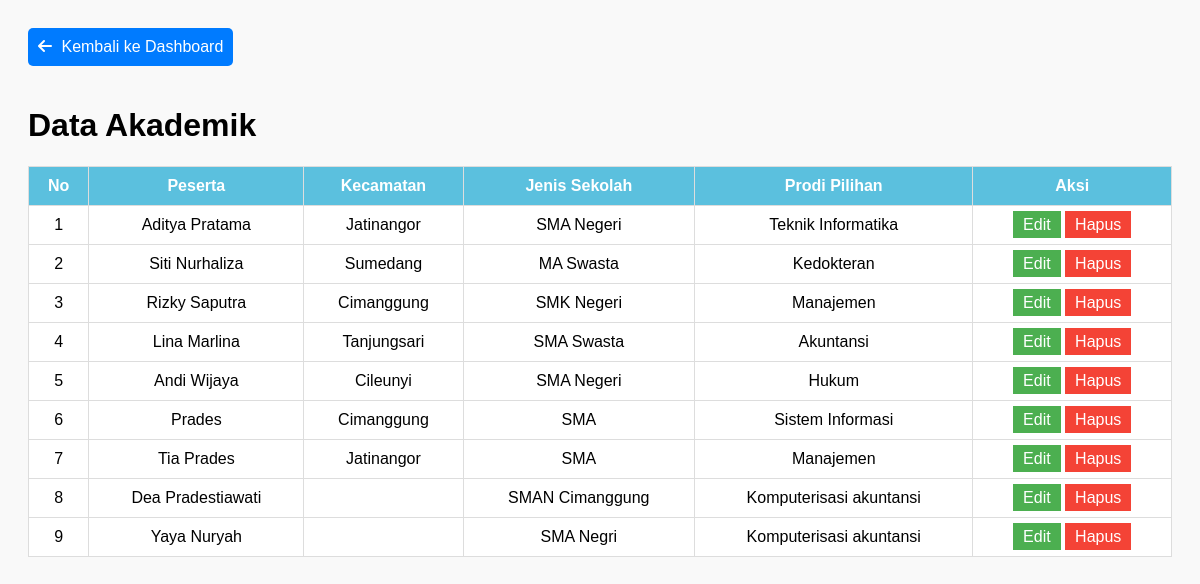
/data_akademik.php, run on the app's committed database.
### tables this page shows
CREATE TABLE `data_pmb` (
  `id` int(11) NOT NULL,
  `peserta` varchar(100) DEFAULT NULL,
  `kecamatan` varchar(100) DEFAULT NULL,
  `jenis_sekolah` varchar(100) DEFAULT NULL,
  `prodi_pilihan` varchar(100) DEFAULT NULL,
  `username` varchar(100) DEFAULT NULL,
  `password` varchar(255) DEFAULT NULL,
  `berkas` varchar(150) DEFAULT NULL,
  `status_tes` varchar(50) DEFAULT NULL,
  `status_bayar` varchar(50) DEFAULT NULL,
  `email` varchar(255) DEFAULT NULL,
  `alamat` varchar(255) DEFAULT NULL
);

### data_akademik.php (the view, shortened to what this page needs)
<?php
$conn = new mysqli("localhost", "root", "", "db_dey");
$sql = "SELECT * FROM data_pmb";
$result = $conn->query($sql);
?>
<!DOCTYPE html>
<html lang="en">
<head>
  <link rel="stylesheet" href="https://cdnjs.cloudflare.com/ajax/libs/font-awesome/6.0.0-beta3/css/all.min.css">
</head>
<body>
  <a href="dashboard.php" class="btn-back"><i class="fas fa-arrow-left"></i> Kembali ke Dashboard</a>
  <h1>Data Akademik</h1>
  <table>
    <thead>
      <tr>
        <th>No</th>
        <th>Peserta</th>
        <th>Kecamatan</th>
        <th>Jenis Sekolah</th>
        <th>Prodi Pilihan</th>
        <th>Aksi</th>
      </tr>
    </thead>
    <tbody>
      <?php
      if ($result->num_rows > 0) {
        $no = 1;
        while ($row = $result->fetch_assoc()) {
          echo "<tr>
                  <td>{$no}</td>
                  <td>{$row['peserta']}</td>
                  <td>{$row['kecamatan']}</td>
                  <td>{$row['jenis_sekolah']}</td>
                  <td>{$row['prodi_pilihan']}</td>
                  <td>
                    <a href='edit_data.php?id={$row['id']}' class='btn-edit'>Edit</a>
                    <a href='hapus_data.php?id={$row['id']}' class='btn-delete' onclick='return confirm(\"Yakin ingin hapus?\")'>Hapus</a>
                  </td>
                </tr>";
          $no++;
        }
      } else {
        echo "<tr><td colspan='6'>Tidak ada data</td></tr>";
      }
      ?>
    </tbody>
  </table>
</body>
</html>

### data_akademik.php (style rules this page uses)
body { font-family: Arial, sans-serif; padding: 20px; background-color: #f9f9f9; }
table { width: 100%; border-collapse: collapse; margin-top: 20px; }
th, td { border: 1px solid #ddd; padding: 10px; text-align: center; }
th { background-color: #5bc0de; color: white; }
td { background-color: white; }
.btn-edit { background-color: #4caf50; padding: 5px 10px; color: white; text-decoration: none; }
.btn-delete { background-color: #f44336; padding: 5px 10px; color: white; text-decoration: none; }
.btn-back { background-color: #007bff; color: white; padding: 10px; text-decoration: none; display: inline-block; margin-bottom: 20px; border-radius: 5px; }
.btn-back i { margin-right: 5px; }

### data on the page
data_pmb: peserta "Aditya Pratama", kecamatan "Jatinangor", jenis_sekolah "SMA Negeri", prodi_pilihan "Teknik Informatika"
data_pmb: peserta "Siti Nurhaliza", kecamatan "Sumedang", jenis_sekolah "MA Swasta", prodi_pilihan "Kedokteran"
data_pmb: peserta "Rizky Saputra", kecamatan "Cimanggung", jenis_sekolah "SMK Negeri", prodi_pilihan "Manajemen"
data_pmb: peserta "Lina Marlina", kecamatan "Tanjungsari", jenis_sekolah "SMA Swasta", prodi_pilihan "Akuntansi"
data_pmb: peserta "Andi Wijaya", kecamatan "Cileunyi", jenis_sekolah "SMA Negeri", prodi_pilihan "Hukum"
data_pmb: peserta "Prades", kecamatan "Cimanggung", jenis_sekolah "SMA", prodi_pilihan "Sistem Informasi"
data_pmb: peserta "Tia Prades", kecamatan "Jatinangor", jenis_sekolah "SMA", prodi_pilihan "Manajemen"
data_pmb: peserta "Dea Pradestiawati", jenis_sekolah "SMAN Cimanggung", prodi_pilihan "Komputerisasi akuntansi"
data_pmb: peserta "Yaya Nuryah", jenis_sekolah "SMA Negri", prodi_pilihan "Komputerisasi akuntansi"
